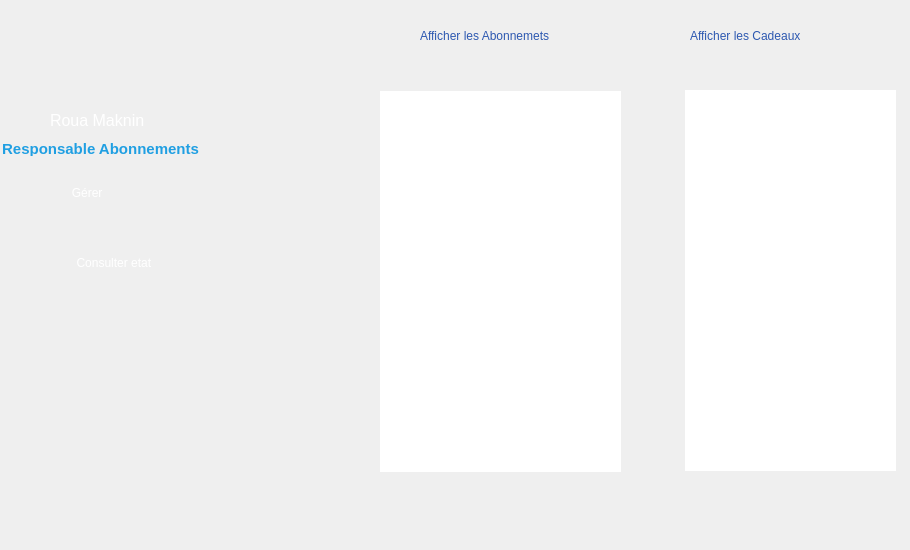
    <widget class="QWidget" name="Afficher">
     <widget class="QLabel" name="label_65">
      <property name="geometry">
       <rect>
        <x>60</x>
        <y>-1</y>
        <width>101</width>
        <height>101</height>
       </rect>
      </property>
      <property name="styleSheet">
       <string notr="true">border-image: url(:/img/img/avatar.png);</string>
      </property>
      <property name="text">
       <string/>
      </property>
     </widget>
     <widget class="QLabel" name="fonction_41">
      <property name="geometry">
       <rect>
        <x>0</x>
        <y>140</y>
        <width>201</width>
        <height>16</height>
       </rect>
      </property>
      <property name="styleSheet">
       <string notr="true">

background-color: transparent;
font: 5pt &quot;Segoe UI Historic&quot;;
color:rgb(32, 159, 226);
background: none;
border: none;
background-repeat: none;
</string>
      </property>
      <property name="text">
       <string>&lt;html&gt;&lt;head/&gt;&lt;body&gt;&lt;p align=&quot;center&quot;&gt;&lt;span style=&quot; font-size:11pt; font-weight:600;&quot;&gt;Responsable Abonnements&lt;/span&gt;&lt;/p&gt;&lt;/body&gt;&lt;/html&gt;</string>
      </property>
     </widget>
     <widget class="QLabel" name="nom_prenom_41">
      <property name="geometry">
       <rect>
        <x>50</x>
        <y>111</y>
        <width>131</width>
        <height>16</height>
       </rect>
      </property>
      <property name="styleSheet">
       <string notr="true">

background-color: transparent;
font: 6pt &quot;Segoe UI Historic&quot;;
color: rgb(255, 255, 255);
background: none;
border: none;
background-repeat: none;
</string>
      </property>
      <property name="text">
       <string>&lt;html&gt;&lt;head/&gt;&lt;body&gt;&lt;p&gt;&lt;span style=&quot; font-size:12pt;&quot;&gt;Roua Maknin&lt;/span&gt;&lt;/p&gt;&lt;/body&gt;&lt;/html&gt;</string>
      </property>
     </widget>
     <widget class="QLabel" name="selected2_38">
      <property name="geometry">
       <rect>
        <x>0</x>
        <y>169</y>
        <width>221</width>
        <height>51</height>
       </rect>
      </property>
      <property name="styleSheet">
       <string notr="true">
background-color: transparent;
background: none;
	border-image: url(:/img/img/selected2.png);
border: none;
background-repeat: none;
</string>
      </property>
      <property name="text">
       <string/>
      </property>
     </widget>
     <widget class="QLabel" name="selected_29">
      <property name="geometry">
       <rect>
        <x>240</x>
        <y>370</y>
        <width>101</width>
        <height>91</height>
       </rect>
      </property>
      <property name="styleSheet">
       <string notr="true">
background-color: transparent;
background: none;
	border-image: url(:/img/img/selected.png);
border: none;
background-repeat: none;
</string>
      </property>
      <property name="text">
       <string/>
      </property>
     </widget>
     <widget class="QPushButton" name="icon3_23">
      <property name="geometry">
       <rect>
        <x>250</x>
        <y>250</y>
        <width>91</width>
        <height>91</height>
       </rect>
      </property>
      <property name="cursor">
       <cursorShape>PointingHandCursor</cursorShape>
      </property>
      <property name="styleSheet">
       <string notr="true">
background-color: transparent;
	border-image: url(:/img/img/icon-modif2.png);
background: none;
border: none;
background-repeat: none;
</string>
      </property>
      <property name="text">
       <string/>
      </property>
     </widget>
     <widget class="QPushButton" name="b1_41">
      <property name="geometry">
       <rect>
        <x>-10</x>
        <y>179</y>
        <width>181</width>
        <height>28</height>
       </rect>
      </property>
      <property name="styleSheet">
       <string notr="true">

background-color: transparent;
	font: 10pt &quot;Segoe UI Historic&quot;;
	color: rgb(255, 255, 255);
background: none;
border: none;
background-repeat: none;
</string>
      </property>
      <property name="text">
       <string>     Gérer </string>
      </property>
      <property name="autoDefault">
       <bool>false</bool>
      </property>
     </widget>
     <widget class="QPushButton" name="icon2_38">
      <property name="geometry">
       <rect>
        <x>250</x>
        <y>140</y>
        <width>91</width>
        <height>91</height>
       </rect>
      </property>
      <property name="cursor">
       <cursorShape>PointingHandCursor</cursorShape>
      </property>
      <property name="styleSheet">
       <string notr="true">
border-image: url(:/img/img/icon-supp2.png);
background-color: transparent;
background: none;
border: none;
background-repeat: none;
</string>
      </property>
      <property name="text">
       <string/>
      </property>
     </widget>
     <widget class="QPushButton" name="b2_41">
      <property name="geometry">
       <rect>
        <x>-10</x>
        <y>249</y>
        <width>251</width>
        <height>28</height>
       </rect>
      </property>
      <property name="cursor">
       <cursorShape>PointingHandCursor</cursorShape>
      </property>
      <property name="styleSheet">
       <string notr="true">

background-color: transparent;
	font: 10pt &quot;Segoe UI Historic&quot;;
	color: rgb(255, 255, 255);
background: none;
border: none;
background-repeat: none;
</string>
      </property>
      <property name="text">
       <string>Consulter etat </string>
      </property>
      <property name="autoDefault">
       <bool>false</bool>
      </property>
     </widget>
     <widget class="QLabel" name="ar_52">
      <property name="geometry">
       <rect>
        <x>220</x>
        <y>-10</y>
        <width>151</width>
        <height>541</height>
       </rect>
      </property>
      <property name="styleSheet">
       <string notr="true">

background-color: transparent;
	border-image: url(:/img/img/bg.png);

background: none;
border: none;
background-repeat: none;
</string>
      </property>
      <property name="text">
       <string/>
      </property>
     </widget>
     <widget class="QPushButton" name="icon4_24">
      <property name="geometry">
       <rect>
        <x>250</x>
        <y>370</y>
        <width>91</width>
        <height>91</height>
       </rect>
      </property>
      <property name="cursor">
       <cursorShape>PointingHandCursor</cursorShape>
      </property>
      <property name="styleSheet">
       <string notr="true">
border-image: url(:/img/img/icon-afficher2.png);
background-color: transparent;
background: none;
border: none;
background-repeat: none;
</string>
      </property>
      <property name="text">
       <string/>
      </property>
     </widget>
     <widget class="QLabel" name="ajout_17">
      <property name="geometry">
       <rect>
        <x>420</x>
        <y>20</y>
        <width>211</width>
        <height>31</height>
       </rect>
      </property>
      <property name="styleSheet">
       <string notr="true">

background-color: transparent;
	font:15pt &quot;Segoe UI Historic&quot;;
	color: rgb(45, 88, 176);
	
	
background: none;
border: none;
background-repeat: none;
</string>
      </property>
      <property name="text">
       <string>Afficher les Abonnemets</string>
      </property>
     </widget>
     <widget class="QPushButton" name="icon4_25">
      <property name="geometry">
       <rect>
        <x>250</x>
        <y>30</y>
        <width>91</width>
        <height>91</height>
       </rect>
      </property>
      <property name="cursor">
       <cursorShape>PointingHandCursor</cursorShape>
      </property>
      <property name="styleSheet">
       <string notr="true">
border-image: url(:/img/img/icon-ajout2.png);
background-color: transparent;
background: none;
border: none;
background-repeat: none;
</string>
      </property>
      <property name="text">
       <string/>
      </property>
     </widget>
     <widget class="QLabel" name="ar_54">
      <property name="geometry">
       <rect>
        <x>540</x>
        <y>170</y>
        <width>20</width>
        <height>161</height>
       </rect>
      </property>
      <property name="styleSheet">
       <string notr="true">

background-color: transparent;
border-image: url(:/img/img/bg2.png);
background: none;
border: none;
background-repeat: none;
</string>
      </property>
      <property name="text">
       <string/>
      </property>
     </widget>
     <widget class="QLabel" name="ar_55">
      <property name="geometry">
       <rect>
        <x>660</x>
        <y>170</y>
        <width>20</width>
        <height>161</height>
       </rect>
      </property>
      <property name="styleSheet">
       <string notr="true">

background-color: transparent;
border-image: url(:/img/img/bg2.png);
background: none;
border: none;
background-repeat: none;
</string>
      </property>
      <property name="text">
       <string/>
      </property>
     </widget>
     <widget class="QTableView" name="tableView">
      <property name="geometry">
       <rect>
        <x>380</x>
        <y>91</y>
        <width>241</width>
        <height>381</height>
       </rect>
      </property>
      <property name="styleSheet">
       <string notr="true">background-color: transparent;
background: none;
border: none;
background-repeat: none;</string>
      </property>
     </widget>
     <widget class="QTableView" name="tableView_3">
      <property name="geometry">
       <rect>
        <x>685</x>
        <y>90</y>
        <width>211</width>
        <height>381</height>
       </rect>
      </property>
      <property name="styleSheet">
       <string notr="true">background-color: transparent;
background: none;
border: none;
background-repeat: none;</string>
      </property>
     </widget>
     <widget class="QLabel" name="ajout_19">
      <property name="geometry">
       <rect>
        <x>690</x>
        <y>20</y>
        <width>211</width>
        <height>31</height>
       </rect>
      </property>
      <property name="styleSheet">
       <string notr="true">

background-color: transparent;
	font:15pt &quot;Segoe UI Historic&quot;;
	color: rgb(45, 88, 176);
	
	
background: none;
border: none;
background-repeat: none;
</string>
      </property>
      <property name="text">
       <string>Afficher les Cadeaux</string>
      </property>
     </widget>
     <widget class="QPushButton" name="b2_17">
      <property name="geometry">
       <rect>
        <x>-10</x>
        <y>320</y>
        <width>251</width>
        <height>28</height>
       </rect>
      </property>
      <property name="cursor">
       <cursorShape>PointingHandCursor</cursorShape>
      </property>
      <property name="styleSheet">
       <string notr="true">

background-color: transparent;
	font: 10pt &quot;Segoe UI Historic&quot;;
	color: rgb(255, 255, 255);
background: none;
border: none;
background-repeat: none;
</string>
      </property>
      <property name="text">
       <string/>
      </property>
      <property name="autoDefault">
       <bool>false</bool>
      </property>
     </widget>
     <zorder>selected2_38</zorder>
     <zorder>ar_52</zorder>
     <zorder>label_65</zorder>
     <zorder>fonction_41</zorder>
     <zorder>nom_prenom_41</zorder>
     <zorder>selected_29</zorder>
     <zorder>icon3_23</zorder>
     <zorder>b1_41</zorder>
     <zorder>icon2_38</zorder>
     <zorder>b2_41</zorder>
     <zorder>icon4_24</zorder>
     <zorder>ajout_17</zorder>
     <zorder>icon4_25</zorder>
     <zorder>ar_54</zorder>
     <zorder>ar_55</zorder>
     <zorder>tableView</zorder>
     <zorder>tableView_3</zorder>
     <zorder>ajout_19</zorder>
     <zorder>b2_17</zorder>
    </widget>
